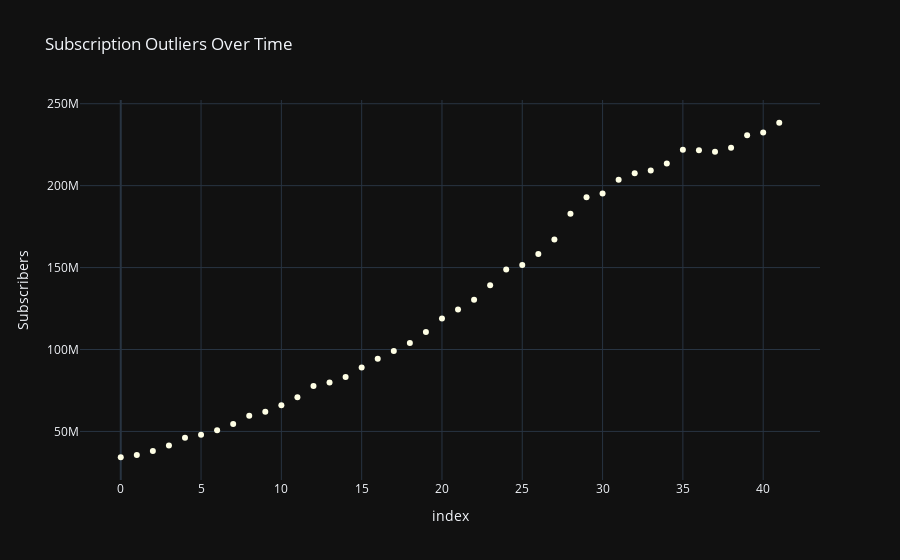

Source (notebook cell):
### Markdown cell above
## Anomaly / Spike Detection

### Code cell
fig = px.scatter(
    data,
    x=data.index,
    y='Subscribers',
    title='Subscription Outliers Over Time',
    color_discrete_sequence=px.colors.sequential.YlOrBr
)

fig.update_layout(template='plotly_dark', height=400)
fig.show()

### Figure 1 — Plotly figure (JSON) as saved in the notebook; plotly's stock layout.template omitted (floating-point values rounded to 4 significant figures)
{"data": [{"hovertemplate": "index=%{x}<br>Subscribers=%{y}<extra></extra>", "legendgroup": "", "marker": {"color": "rgb(255,255,229)", "symbol": "circle"}, "mode": "markers", "name": "", "orientation": "v", "showlegend": false, "type": "scatter", "x": [0, 1, 2, 3, 4, 5, 6, 7, 8, 9, 10, 11, 12, 13, 14, 15, 16, 17, 18, 19, 20, 21, 22, 23, 24, 25, 26, 27, 28, 29, 30, 31, 32, 33, 34, 35, 36, 37, 38, 39, 40, 41], "xaxis": "x", "y": [34240000, 35640000, 38010000, 41430000, 46130000, 47990000, 50650000, 54480000, 59620000, 62080000, 66020000, 70840000, 77710000, 79900000, 83280000, 89090000, 94360000, 99040000, 104020000, 110640000, 118900000, 124350000, 130420000, 139260000, 148860000, 151560000, 158330000, 167090000, 182860000, 192950000, 195150000, 203660000, 207640000, 209180000, 213560000, 221840000, 221640000, 220670000, 223090000, 230750000, 232500000, 238390000], "yaxis": "y"}], "layout": {"autosize": true, "legend": {"tracegroupgap": 0}, "title": {"text": "Subscription Outliers Over Time"}, "xaxis": {"anchor": "y", "autorange": true, "domain": [0, 1], "range": [-2.481, 43.48], "title": {"text": "index"}, "type": "linear"}, "yaxis": {"anchor": "x", "autorange": true, "domain": [0, 1], "range": [17390000.0, 255200000.0], "title": {"text": "Subscribers"}, "type": "linear"}}}
